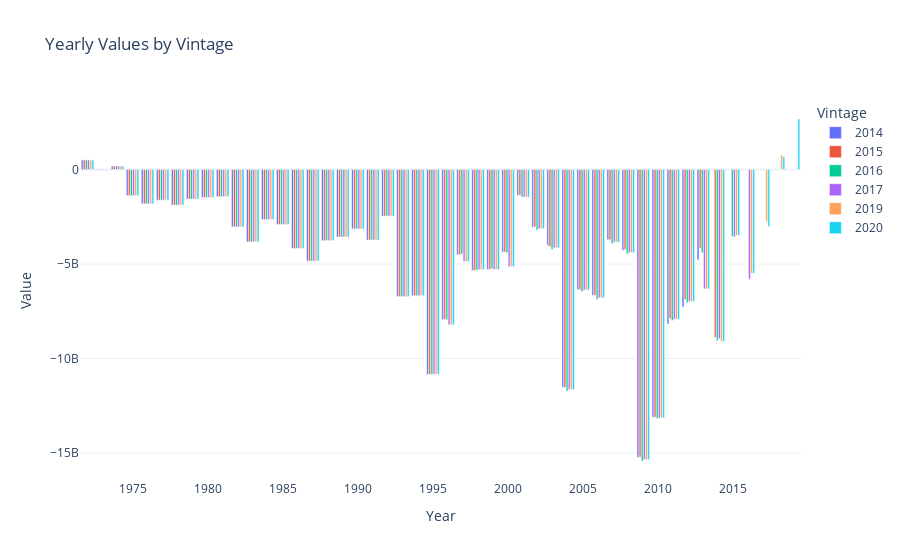

Write notebook code for a chart like this one.
### Code cell
import pandas as pd
import plotly.express as px

# Assuming merged_df is available
# Step 1: Filter the dataset
filtered_data = merged_df[
    (merged_df['Country Code'] == 122) & 
    (merged_df['Attribute'] == 'Value') & 
    (merged_df['Unit Code'] == 'XDC')
]

# Save filtered dataset
filtered_data.to_csv("austria_filtered.csv", index=False)

# Step 2: Identify year columns (1970 to 2020)
year_columns = [col for col in filtered_data.columns if col.isdigit() and 1970 <= int(col) <= 2020]

# Identify the most populated Sector Code
most_data_entries = (
    filtered_data
    .groupby('Sector Code')[year_columns]
    .apply(lambda group: group.notna().sum().sum())
    .reset_index(name='Data Entry Count')
    .sort_values(by='Data Entry Count', ascending=False)
)

# Get the most populated Sector Name
most_populated_sector = most_data_entries.iloc[0]['Sector Code']

filtered_data = filtered_data[filtered_data['Sector Code']==most_populated_sector]

# Step 3: Reshape data to pivot by vintage
pivot_data = (
    filtered_data.melt(
        id_vars=['Sector Name', 'Vintage'], 
        value_vars=year_columns, 
        var_name='Year', 
        value_name='Value'
    )
)

# Ensure 'Value' is numeric
pivot_data['Value'] = pd.to_numeric(pivot_data['Value'], errors='coerce')

# Step 4: Calculate differences for the same year across vintages
pivot_data['Year'] = pivot_data['Year'].astype(int)
difference_data = (
    pivot_data
    .sort_values(by=['Year', 'Vintage'])
    .groupby(['Sector Name', 'Year'], group_keys=False)
    .apply(lambda group: group.assign(Difference=group['Value'].diff()))
    .dropna(subset=['Difference'])
)

# Assuming `pivot_data` is available and contains 'Year', 'Vintage', and 'Value' columns
# Ensure 'Year' and 'Vintage' are of the correct type
pivot_data['Year'] = pivot_data['Year'].astype(int)
pivot_data['Vintage'] = pivot_data['Vintage'].astype(str)

# Filter data to exclude NaN values for plotting
plot_data = pivot_data.dropna(subset=['Value'])

# Create the bar chart with grouped bars
fig = px.bar(
    plot_data,
    x='Year',
    y='Value',
    color='Vintage',
    barmode='group',  # Ensure bars are grouped side by side
    title='Yearly Values by Vintage',
    labels={'Year': 'Year', 'Value': 'Value', 'Vintage': 'Vintage'},
)

# Update layout for better readability
fig.update_layout(
    xaxis_title='Year',
    yaxis_title='Value',
    legend_title='Vintage',
    template='plotly_white',
    bargap=0.15,  # Adjust bar spacing for clarity
    bargroupgap=0.1  # Adjust group spacing
)

# Show the figure
fig.show()
